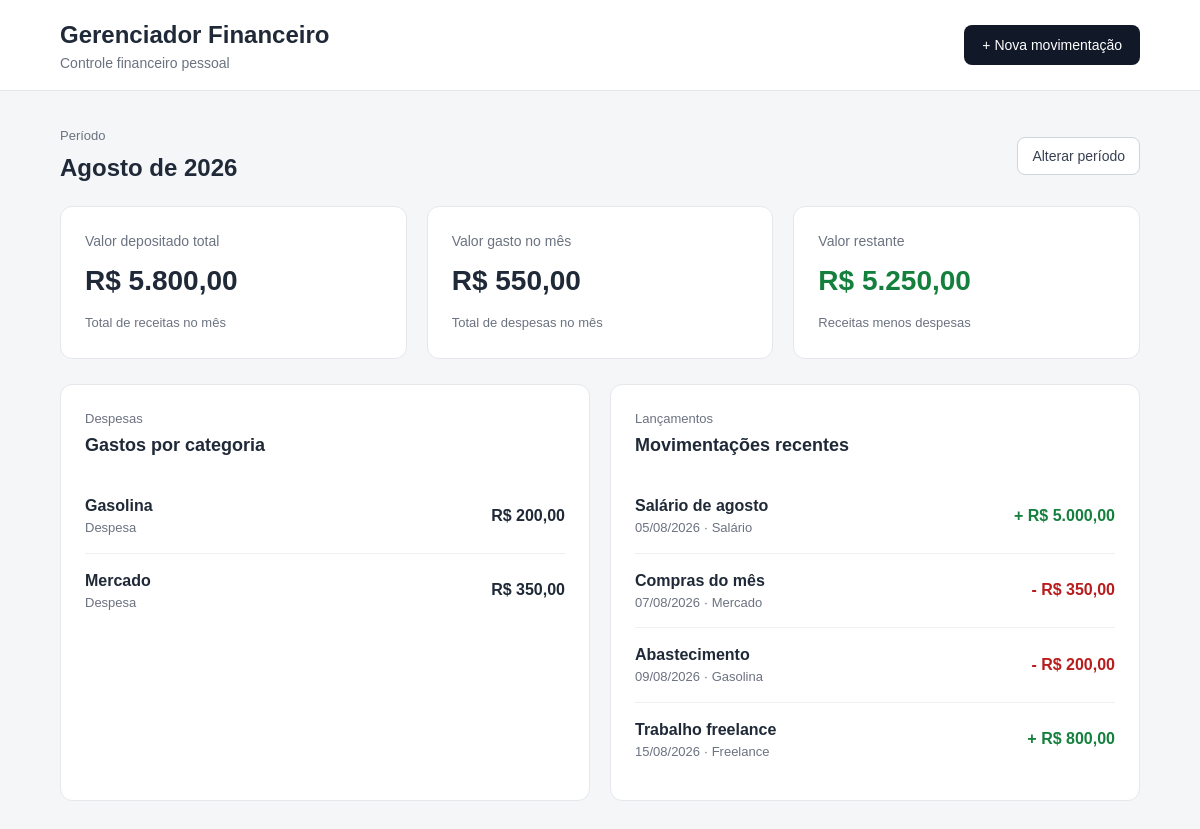
The page / on the database its author committed.
### tables this page shows
CREATE TABLE `movimentacao` (
  `id` int(11) NOT NULL AUTO_INCREMENT,
  `valor` decimal(10,2) NOT NULL,
  `data` date NOT NULL,
  `descricao` varchar(200) NOT NULL,
  `id_usuario` int(11) NOT NULL,
  `id_categoria` int(11) NOT NULL,
  PRIMARY KEY (`id`),
  KEY `id_usuario` (`id_usuario`),
  KEY `id_categoria` (`id_categoria`),
  CONSTRAINT `movimentacao_ibfk_1` FOREIGN KEY (`id_usuario`) REFERENCES `usuario` (`id`),
  CONSTRAINT `movimentacao_ibfk_2` FOREIGN KEY (`id_categoria`) REFERENCES `categoria` (`id`)
);

CREATE TABLE `categoria` (
  `id` int(11) NOT NULL AUTO_INCREMENT,
  `nome` varchar(100) NOT NULL,
  `tipo` enum('despesa','receita') NOT NULL,
  PRIMARY KEY (`id`)
);

### public/index.php (the view, shortened to what this page needs)
<?php
$connection = Connection::getConnection();
$sql = "
    SELECT
        SUM(
            CASE
                WHEN categoria.tipo = 'receita'
                THEN movimentacao.valor
                ELSE 0
            END
        ) AS tot_receitas,
        SUM(
            CASE
                WHEN categoria.tipo = 'despesa'
                THEN movimentacao.valor
                ELSE 0
            END
        ) AS tot_despesas
    FROM movimentacao
    JOIN categoria
        ON categoria.id = movimentacao.id_categoria
    WHERE movimentacao.data
        BETWEEN '2026-08-01' AND '2026-08-31'
";
$stmt = $connection->query($sql);
$resumo = $stmt->fetch();
$totalReceitas = $resumo['tot_receitas'];
$totalDespesas = $resumo['tot_despesas'];
$saldo = $totalReceitas - $totalDespesas;
$sqlMovimentacoes = "
    SELECT
        categoria.nome AS categoria_nome,
        movimentacao.valor,
        movimentacao.data,
        movimentacao.descricao,
        categoria.tipo
    FROM movimentacao
    JOIN categoria
        ON categoria.id = movimentacao.id_categoria
    WHERE movimentacao.data
        BETWEEN '2026-08-01' AND '2026-08-31'
    ORDER BY movimentacao.data ASC
";
$stmtMovimentacoes = $connection->query($sqlMovimentacoes);
$movimentacoes = $stmtMovimentacoes->fetchAll();
$sqlCategorias = "
    SELECT
        categoria.nome,
        SUM(movimentacao.valor) as total
    FROM categoria
    JOIN movimentacao
        ON categoria.id = movimentacao.id_categoria
    WHERE categoria.tipo = 'despesa' AND movimentacao.data
        BETWEEN '2026-08-01' AND '2026-08-31'
    GROUP BY categoria.nome
    ";
$stmtCategorias = $connection->query($sqlCategorias);
$categorias = $stmtCategorias->fetchAll();
?>
<!DOCTYPE html>
<html lang="pt-BR">
<head>
    <link rel="stylesheet" href="assets/css/style.css">
</head>
<body>
    <header class="header">
        <div class="container header-content">
            <div>
                <h1>Gerenciador Financeiro</h1>
                <p class="subtitle">Controle financeiro pessoal</p>
            </div>
            <button type="button" class="btn-primary">
                + Nova movimentação
            </button>
        </div>
    </header>
    <main class="container">
        <section class="period-section">
            <div>
                <p class="section-label">Período</p>
                <h2>Agosto de 2026</h2>
            </div>
            <button type="button" class="btn-secondary">
                Alterar período
            </button>
        </section>
        <section class="summary-grid">
            <article class="summary-card">
                <p class="card-label">Valor depositado total</p>
                <h3 class="card-value">
                    R$ <?= number_format($totalReceitas, 2, ',', '.') ?>
                </h3>
                <span class="card-description">
                    Total de receitas no mês
                </span>
            </article>
            <article class="summary-card">
                <p class="card-label">Valor gasto no mês</p>
                <h3 class="card-value">R$ <?= number_format($totalDespesas, 2, ',', '.') ?></h3>
                <span class="card-description">
                    Total de despesas no mês
                </span>
            </article>
            <article class="summary-card">
                <p class="card-label">Valor restante</p>
                <h3 class="card-value positive">R$ <?= number_format($saldo, 2, ',', '.') ?></h3>
                <span class="card-description">
                    Receitas menos despesas
                </span>
            </article>
        </section>
        <section class="dashboard-grid">
            <article class="panel">
                <div class="panel-header">
                    <div>
                        <p class="section-label">Despesas</p>
                        <h2>Gastos por categoria</h2>
                    </div>
                </div>
                <div class="category-list">
                    <?php foreach ($categorias as $categoria): ?>
                        <div class="category-item">
                            <div>
                                <strong>
                                    <?= htmlspecialchars($categoria['nome']) ?>
                                </strong>
                                <span>
                                    Despesa
                                </span>
                            </div>
                            <strong>
                                R$ <?= number_format($categoria['total'], 2, ',', '.') ?>
                            </strong>
                        </div>
                    <?php endforeach; ?>
                </div>
            </article>
            <article class="panel">
                <div class="panel-header">
                    <div>
                        <p class="section-label">Lançamentos</p>
                        <h2>Movimentações recentes</h2>
                    </div>
                </div>
                <div class="transaction-list">
                    <?php foreach ($movimentacoes as $movimentacao): ?>
                        <?php
                        $classeTipo = $movimentacao['tipo'] === 'receita'
                            ? 'transaction-income'
                            : 'transaction-expense';
                        $sinal = $movimentacao['tipo'] === 'receita'
                            ? '+'
                            : '-';
                        ?>
                        <div class="transaction-item">
                            <div>
                                <strong>
                                    <?= htmlspecialchars($movimentacao['descricao']) ?>
                                </strong>
                                <span>
                                    <?= date('d/m/Y', strtotime($movimentacao['data'])) ?>
                                    ·
                                    <?= htmlspecialchars($movimentacao['categoria_nome']) ?>
                                </span>
                            </div>
                            <strong class="<?= $classeTipo ?>">
                                <?= $sinal ?>
                                R$ <?= number_format($movimentacao['valor'], 2, ',', '.') ?>
                            </strong>
                        </div>
                    <?php endforeach; ?>
                </div>
            </article>
        </section>
    </main>
</body>
</html>

### public/assets/css/style.css (style rules this page uses)
* { box-sizing: border-box; margin: 0; padding: 0; }
body { font-family: Arial, sans-serif; background-color: #f4f6f8; color: #1f2937; line-height: 1.5; }
.container { width: min(1100px, 90%); margin: 0 auto; }
.header { background-color: #ffffff; border-bottom: 1px solid #e5e7eb; }
.header-content { min-height: 90px; display: flex; align-items: center; justify-content: space-between; gap: 20px; }
.header h1 { font-size: 24px; }
.subtitle { color: #6b7280; font-size: 14px; }
button { border: none; cursor: pointer; font-size: 14px; }
.btn-primary { background-color: #111827; color: #ffffff; padding: 12px 18px; border-radius: 8px; }
.btn-secondary { background-color: #ffffff; color: #374151; border: 1px solid #d1d5db; padding: 10px 14px; border-radius: 8px; }
.period-section { display: flex; align-items: center; justify-content: space-between; gap: 20px; padding: 35px 0 20px; }
.period-section h2 { font-size: 24px; }
.section-label { color: #6b7280; font-size: 13px; margin-bottom: 4px; }
.summary-grid { display: grid; grid-template-columns: repeat(3, 1fr); gap: 20px; margin-bottom: 25px; }
.summary-card { background-color: #ffffff; border: 1px solid #e5e7eb; border-radius: 12px; padding: 24px; }
.card-label { color: #6b7280; font-size: 14px; margin-bottom: 8px; }
.card-value { font-size: 28px; margin-bottom: 8px; }
.card-description { color: #6b7280; font-size: 13px; }
.positive { color: #15803d; }
.dashboard-grid { display: grid; grid-template-columns: 1fr 1fr; gap: 20px; padding-bottom: 40px; }
.panel { background-color: #ffffff; border: 1px solid #e5e7eb; border-radius: 12px; padding: 24px; }
.panel-header { margin-bottom: 20px; }
.panel-header h2 { font-size: 18px; }
.category-list { display: flex; flex-direction: column; }
.category-item { display: flex; justify-content: space-between; align-items: center; padding: 15px 0; border-bottom: 1px solid #f0f0f0; }
.category-item:last-child { border-bottom: none; }
.category-item div { display: flex; flex-direction: column; }
.category-item span { color: #6b7280; font-size: 13px; }
.transaction-list { display: flex; flex-direction: column; }
.transaction-item { display: flex; justify-content: space-between; align-items: center; gap: 15px; padding: 15px 0; border-bottom: 1px solid #f0f0f0; }
.transaction-item:last-child { border-bottom: none; }
.transaction-item div { display: flex; flex-direction: column; }
.transaction-item span { color: #6b7280; font-size: 13px; }
.transaction-income { color: #15803d; white-space: nowrap; }
.transaction-expense { color: #b91c1c; white-space: nowrap; }

### rows shown on the page
movimentacao: descricao "Salário de agosto", data "05/08/2026", id_categoria.nome "Salário", id_categoria.tipo "+", valor "5.000,00"
movimentacao: descricao "Compras do mês", data "07/08/2026", id_categoria.nome "Mercado", id_categoria.tipo "-", valor "350,00"
movimentacao: descricao "Abastecimento", data "09/08/2026", id_categoria.nome "Gasolina", id_categoria.tipo "-", valor "200,00"
movimentacao: descricao "Trabalho freelance", data "15/08/2026", id_categoria.nome "Freelance", id_categoria.tipo "+", valor "800,00"

### other values the page prints
$totalReceitas "5.800,00"
$totalDespesas "550,00"
$saldo "5.250,00"
$categoria['nome'] "Gasolina"
$categoria['total'] "200,00"
$categoria['nome'] "Mercado"
$categoria['total'] "350,00"
